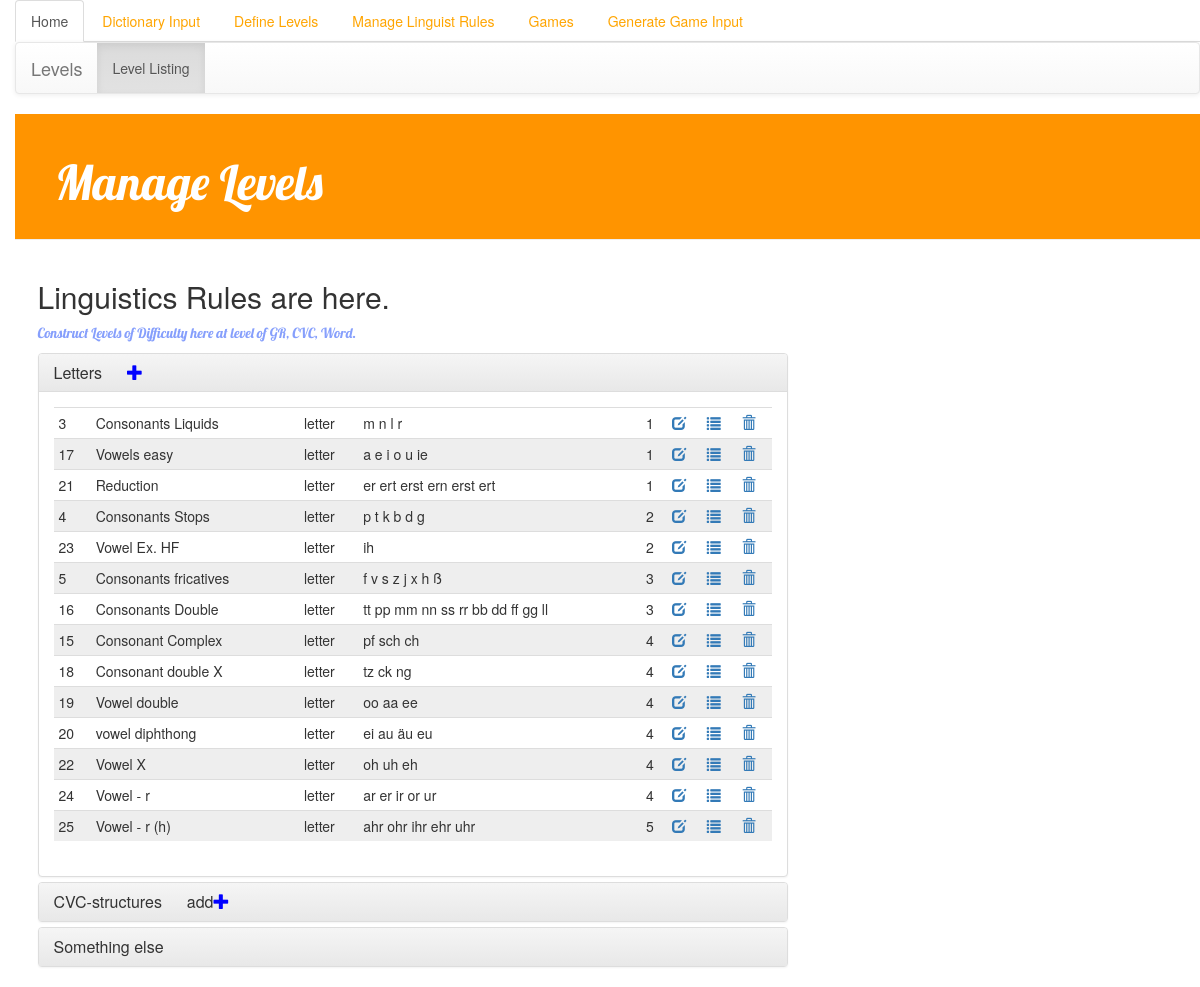
/Levels/level_list/, run on the app's committed database.
### Levels/models.py (models this page shows, shortened)
class Level(models.Model):
    type = models.CharField(max_length=200,default='',null=True)
    name = models.CharField(max_length=200, default='', null=True)
    level = models.IntegerField(default='', null=True)
    list = models.TextField(default='', null=True)

### Levels/views.py (the view)
def level_list(request):
    letter_levels = Level.objects.filter(type='letter').order_by('level')
    CVC_levels = Level.objects.filter(type='CVC').order_by('level')
    return render(request, 'Levels/level_list.html',
                  {'letter_levels': letter_levels, 'CVC_levels': CVC_levels}
                  )

### templates/Levels/level_list.html (shortened to what this page needs)
{% extends 'Levels/base.html' %}
{% block content %}
<h2>Linguistics Rules are here.</h2>
    <div class="post">
        <p>
            Construct Levels of Difficulty here at level of
            GR, CVC, Word.
        </p>
     </div>
<div class="panel-group" id="accordion">
  <div class="panel panel-default">
    <div class="panel-heading">
      <h4 class="panel-title">
        <a data-toggle="collapse" data-parent="#accordion" href="#collapse1">
        Letters</a> &emsp;
              <a href="{% url 'level_new' id=1 %}" class="top-menu" ><span class="glyphicon glyphicon-plus" style="color:blue"></span></a>
      </h4>
    </div>
    <div id="collapse1" class="panel-collapse collapse in">
      <div class="panel-body">
<table class="table table-condensed">
    <tbody>
    {%  for level in letter_levels %}
        <tr>
            <td>
                {{ level.pk}}
            </td>
            <td>
                {{ level.name }}
            </td>
            <td>
                {{ level.type }}
            </td>
            <td>
                {{ level.list }}
            </td>
            <td>
                {{ level.level }}
            </td>
            <td>
                <a href="{% url 'level_edit' pk=level.pk %}"><span class='glyphicon glyphicon-edit'></span></a>
            </td>
            <td>
                <a href="{% url 'level_Entrieslist' pk=level.pk %}"><span class='glyphicon glyphicon-list'></span></a>
            </td>
            <td>
                <a href="{% url 'level_delete' pk=level.pk %}"><span class='glyphicon glyphicon-trash'></span></a>
            </td>
        </tr>
    {%  endfor %}
    </tbody>
</table>
      </div>
    </div>
  </div>
  <div class="panel panel-default">
    <div class="panel-heading">
      <h4 class="panel-title">
        <a data-toggle="collapse" data-parent="#accordion" href="#collapse2">
        CVC-structures</a> &emsp;
          <a href="{% url 'level_new' id=2 %}" class="top-menu" >add<span class="glyphicon glyphicon-plus" style="color:blue"></span></a>
      </h4>
    </div>
  </div>
  <div class="panel panel-default">
    <div class="panel-heading">
      <h4 class="panel-title">
        <a data-toggle="collapse" data-parent="#accordion" href="#collapse3">
        Something else</a>
      </h4>
    </div>
  </div>
</div>
{% endblock content %}

### Input/static/Input/css/style.css (style rules this page uses)
body { padding-left: 15px; }
.post p { color: #869ffc; font-family: 'Lobster'; }
table tr:nth-child(even) { background-color: #eee; }
table tr:nth-child(odd) { background-color:#fff; }

### data on the page
Level: pk "3", name "Consonants Liquids", type "letter", list "m n l r", level "1"
Level: pk "17", name "Vowels easy", type "letter", list "a e i o u ie", level "1"
Level: pk "21", name "Reduction", type "letter", list "er ert erst ern erst ert", level "1"
Level: pk "4", name "Consonants Stops", type "letter", list "p t k b d g", level "2"
Level: pk "23", name "Vowel Ex. HF", type "letter", list "ih", level "2"
Level: pk "5", name "Consonants fricatives", type "letter", list "f v s z j x h ß", level "3"
Level: pk "16", name "Consonants Double", type "letter", list "tt pp mm nn ss rr bb dd ff gg ll", level "3"
Level: pk "15", name "Consonant Complex", type "letter", list "pf sch ch", level "4"
Level: pk "18", name "Consonant double X", type "letter", list "tz ck ng", level "4"
Level: pk "19", name "Vowel double", type "letter", list "oo aa ee", level "4"
Level: pk "20", name "vowel diphthong", type "letter", list "ei au äu eu", level "4"
Level: pk "22", name "Vowel X", type "letter", list "oh uh eh", level "4"
Level: pk "24", name "Vowel - r", type "letter", list "ar er ir or ur", level "4"
Level: pk "25", name "Vowel - r (h)", type "letter", list "ahr ohr ihr ehr uhr", level "5"
